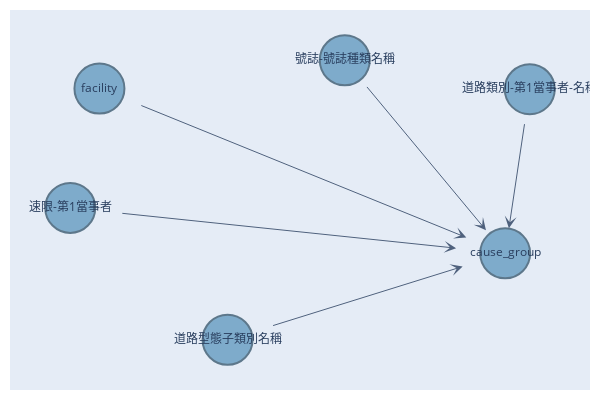

The code cell stored with this chart in its notebook:
### Markdown cell above
## 因果分析
- cpd=True的時候考慮的是由因導果，在特定環境下(parent)，是故事該肇因的機率有多高(child)
- cpd=False時考慮的是由果朔因，在這些肇因中，最常出現的特徵是什麼

1. 一方面要考慮高風險的區域不一定常見，所以cpd=True時需要用資料總量來篩選，另一方面常見組合並不一定高風險
2. 在考慮因到果時才需要篩選數量，因為他們才是真正值得關注的高風險區

### Code cell
draw_bn_plotly(model_independence_all, layout_algo='spring', en=False, width=600, height=400, seed=42, iter=30)

### Figure 1 — Plotly figure (JSON) as saved in the notebook; plotly's stock layout.template omitted (floating-point values rounded to 4 significant figures)
{"data": [{"hoverinfo": "text", "hovertext": ["號誌-號誌種類名稱<br>degree: 1", "cause_group<br>degree: 5", "道路型態子類別名稱<br>degree: 1", "速限-第1當事者<br>degree: 1", "道路類別-第1當事者-名稱<br>degree: 1", "facility<br>degree: 1"], "marker": {"color": "#5390B9", "line": {"color": "#24475E", "width": 2}, "size": [50, 50, 50, 50, 50, 50]}, "mode": "markers+text", "text": ["號誌-號誌種類名稱", "cause_group", "道路型態子類別名稱", "速限-第1當事者", "道路類別-第1當事者-名稱", "facility"], "textposition": "middle center", "type": "scatter", "x": [0.1455, 0.6256, -0.2053, -0.6762, 0.6992, -0.5888], "y": [0.6776, -0.4809, -1, -0.2085, 0.5038, 0.5079]}], "layout": {"annotations": [{"arrowhead": 3, "arrowsize": 2, "ax": 0.2029, "axref": "x", "ay": 0.5391, "ayref": "y", "opacity": 0.8, "showarrow": true, "x": 0.5682, "xref": "x", "y": -0.3423, "yref": "y"}, {"arrowhead": 3, "arrowsize": 2, "ax": -0.07808, "axref": "x", "ay": -0.9205, "ayref": "y", "opacity": 0.8, "showarrow": true, "x": 0.4984, "xref": "x", "y": -0.5604, "yref": "y"}, {"arrowhead": 3, "arrowsize": 2, "ax": -0.5294, "axref": "x", "ay": -0.2392, "ayref": "y", "opacity": 0.8, "showarrow": true, "x": 0.4788, "xref": "x", "y": -0.4502, "yref": "y"}, {"arrowhead": 3, "arrowsize": 2, "ax": 0.688, "axref": "x", "ay": 0.3542, "ayref": "y", "opacity": 0.8, "showarrow": true, "x": 0.6368, "xref": "x", "y": -0.3313, "yref": "y"}, {"arrowhead": 3, "arrowsize": 2, "ax": -0.4725, "axref": "x", "ay": 0.4132, "ayref": "y", "opacity": 0.8, "showarrow": true, "x": 0.5093, "xref": "x", "y": -0.3862, "yref": "y"}], "height": 400, "hovermode": "closest", "margin": {"b": 10, "l": 10, "r": 10, "t": 10}, "showlegend": false, "width": 600, "xaxis": {"showgrid": false, "showticklabels": false, "zeroline": false}, "yaxis": {"showgrid": false, "showticklabels": false, "zeroline": false}}}
